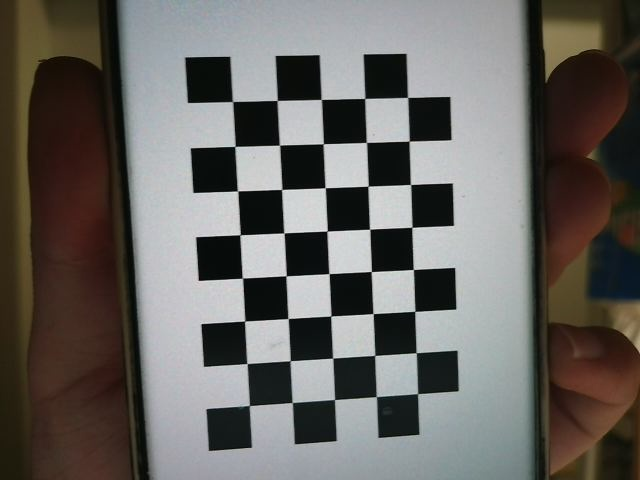
#> input picture 机器视觉/machine-vision/calib/img1.jpg, 640 x 480 px, given in place of the camera
$ python '提取RGB二值化结果.py'
#> lines starting #> are read from the running program, lines starting #| are printed output that depends on the picture; after the words box and inside, x2 and y2 are one past the last pixel; in counts of white or black regions, pixels touching at a corner belong together
import cv2
import numpy as np

cap = cv2.VideoCapture(0)

while True:
    ret, frame = cap.read()
#> frame is the input picture: shape (480, 640, 3); mean B, G, R 96.8, 100.7, 103.6
    if not ret:
        break

    # --- 拆分通道（BGR）并生成3通道的纯色通道图 ---
    b, g, r = cv2.split(frame)
    zeros = np.zeros_like(b)
    blue_img  = cv2.merge([b, zeros, zeros])     # 纯蓝
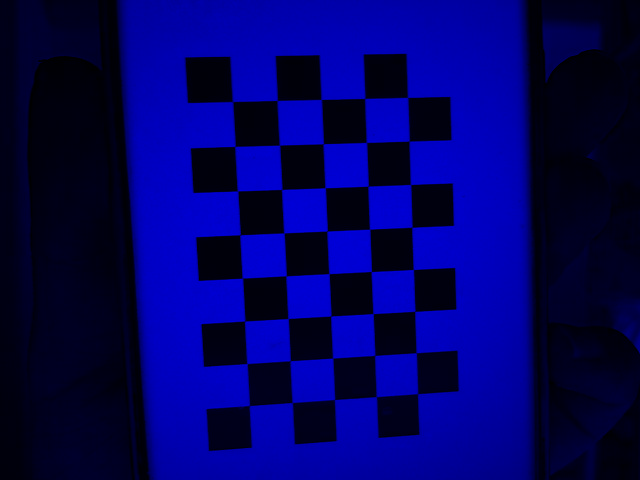
#> blue_img: shape (480, 640, 3); mean of channels 0, 1, 2 96.8, 0, 0; drawn as B, G, R
    green_img = cv2.merge([zeros, g, zeros])     # 纯绿
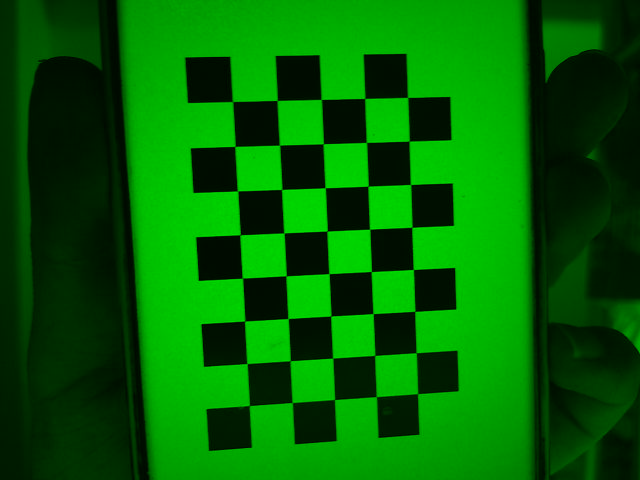
#> green_img: shape (480, 640, 3); mean of channels 0, 1, 2 0, 100.7, 0; drawn as B, G, R
    red_img   = cv2.merge([zeros, zeros, r])     # 纯红
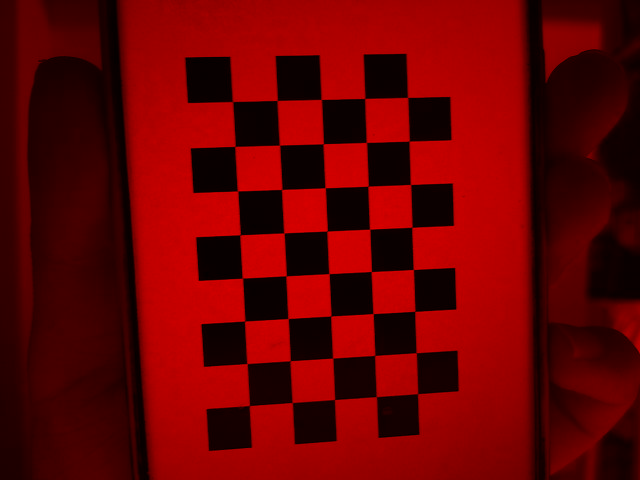
#> red_img: shape (480, 640, 3); mean of channels 0, 1, 2 0, 0, 103.6; drawn as B, G, R

    gray = cv2.cvtColor(frame, cv2.COLOR_BGR2GRAY)
    gray_blur = cv2.GaussianBlur(gray, (5, 5), 0)
    _, binary = cv2.threshold(gray_blur, 0, 255, cv2.THRESH_BINARY + cv2.THRESH_OTSU)
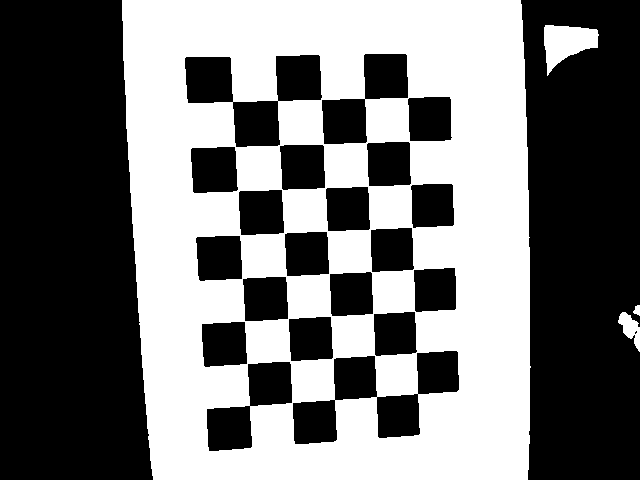
#> binary: shape (480, 640); 46.1% white; 4 white regions, box (x1, y1, x2, y2) and area: (122, 0, 531, 480) 139504, (544, 25, 599, 76) 1610, (618, 312, 640, 352) 429, (633, 305, 640, 316) 53

    # 二值图是单通道，拼接前转为3通道（否则和前面三张3通道图通道数不一致会报错）
    binary_bgr = cv2.cvtColor(binary, cv2.COLOR_GRAY2BGR)

    shang=cv2.hconcat([blue_img,green_img])
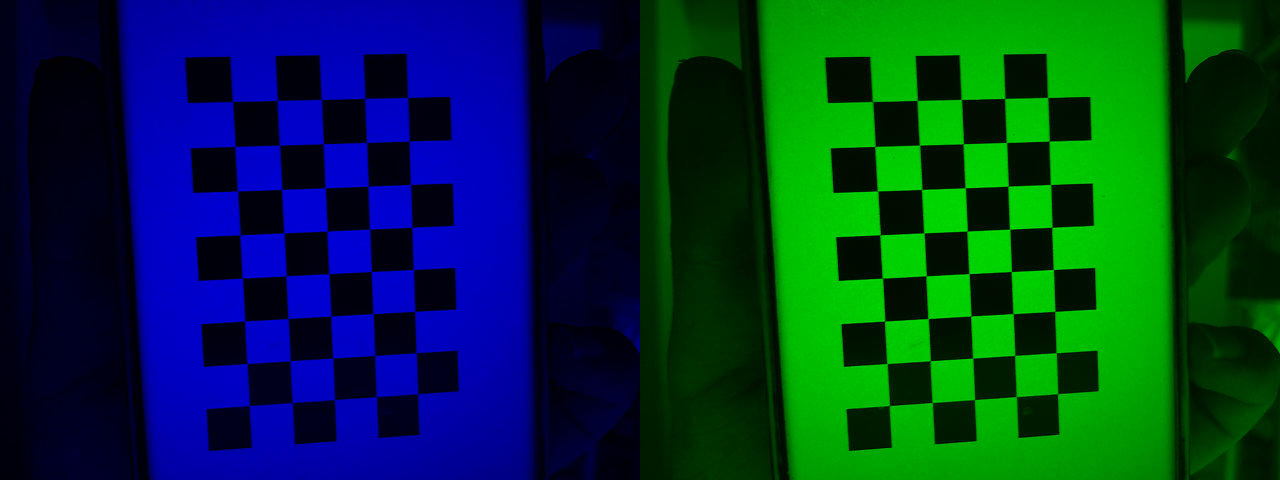
#> shang: shape (480, 1280, 3); mean of channels 0, 1, 2 48.4, 50.3, 0; drawn as B, G, R
    xia=cv2.hconcat([red_img,binary_bgr])
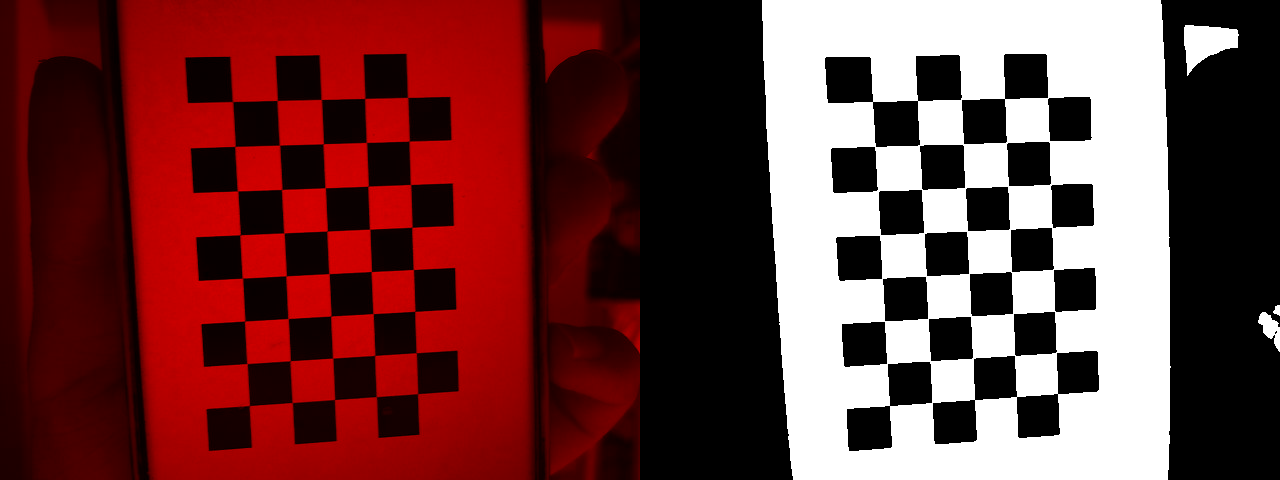
#> xia: shape (480, 1280, 3); mean of channels 0, 1, 2 58.8, 58.8, 110.5; drawn as B, G, R
    ct=cv2.vconcat([shang,xia])
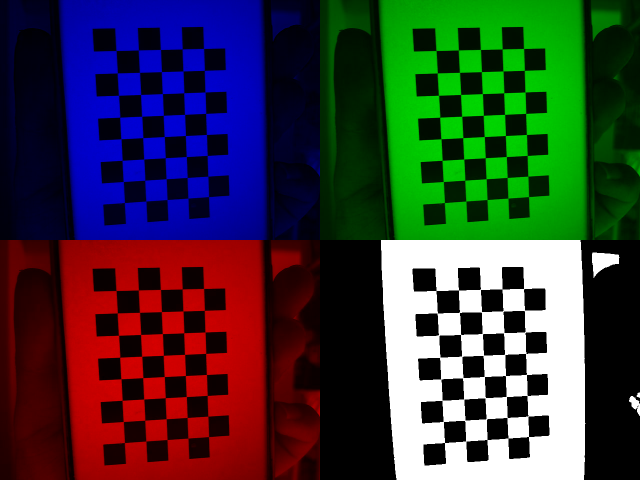
#> ct: shape (960, 1280, 3) (shown at 1/2 size); mean of channels 0, 1, 2 53.6, 54.6, 55.3; drawn as B, G, R

    cv2.imshow("B-G-R + Binary(Otsu)", ct)

    if cv2.waitKey(1) & 0xFF == ord('q'):
#> (key q is pressed here)
        break

cap.release()
cv2.destroyAllWindows()

$ run again, on 机器视觉/machine-vision/calib/img10.jpg
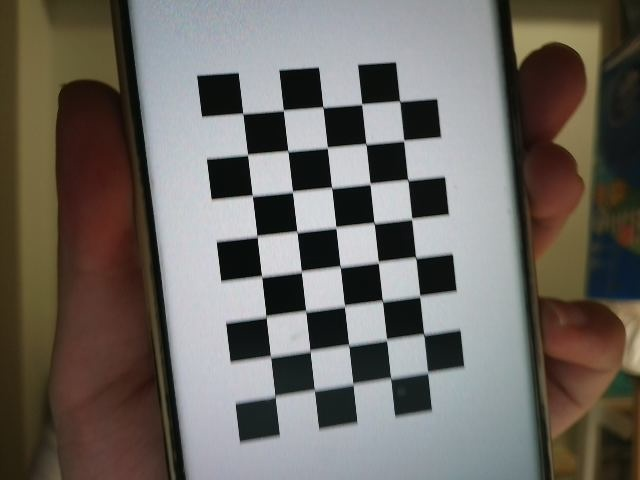
#> input picture 机器视觉/machine-vision/calib/img10.jpg, 640 x 480 px, given in place of the camera
#> frame is the input picture: shape (480, 640, 3); mean B, G, R 98.9, 104.7, 109.4
#> `_, binary = cv2.threshold(gray_blur, 0, 255, cv2.THRESH_BINARY + cv2.T..`:
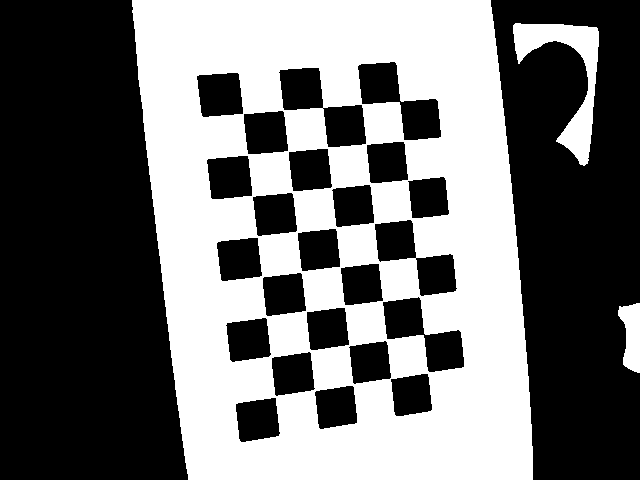
#> binary: shape (480, 640); 44.3% white; 3 white regions, box (x1, y1, x2, y2) and area: (132, 0, 533, 480) 130987, (513, 23, 599, 166) 3916, (618, 303, 640, 373) 1080
#> `ct=cv2.vconcat([shang,xia])`:
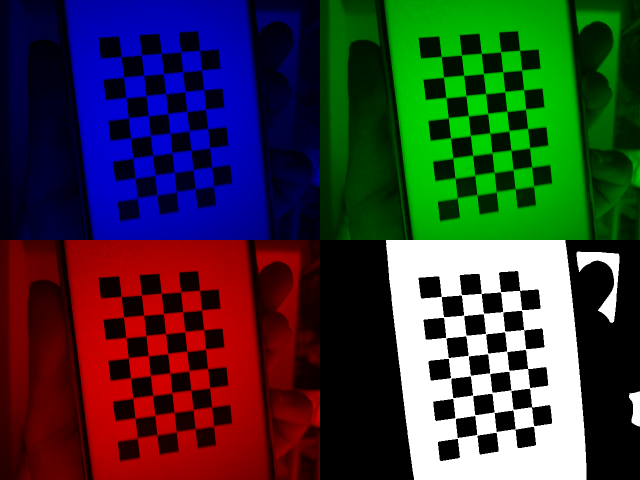
#> ct: shape (960, 1280, 3) (shown at 1/2 size); mean of channels 0, 1, 2 53, 54.4, 55.6; drawn as B, G, R

$ run again, on 机器视觉/machine-vision/calib/img11.jpg
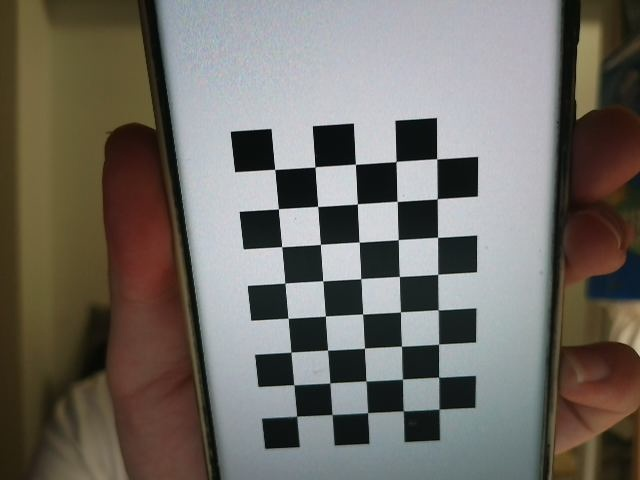
#> input picture 机器视觉/machine-vision/calib/img11.jpg, 640 x 480 px, given in place of the camera
#> frame is the input picture: shape (480, 640, 3); mean B, G, R 102.1, 108.8, 112.9
#> `_, binary = cv2.threshold(gray_blur, 0, 255, cv2.THRESH_BINARY + cv2.T..`:
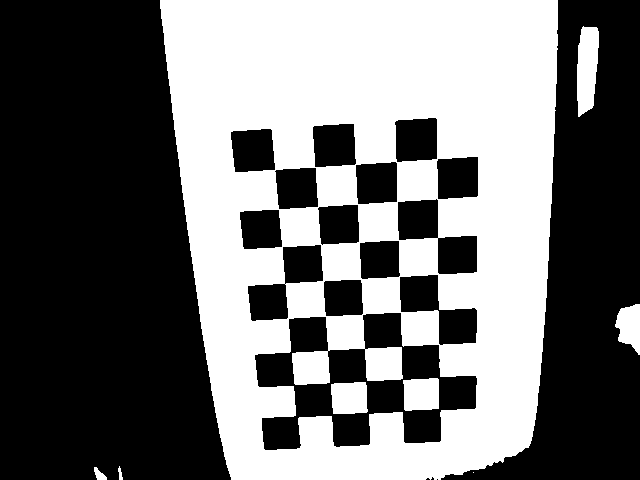
#> binary: shape (480, 640); 44.1% white; 8 white regions (1 under 20 px), largest, box (x1, y1, x2, y2) and area: (160, 0, 558, 480) 130804, (577, 26, 599, 117) 1577, (403, 378, 439, 411) 1091
#> `ct=cv2.vconcat([shang,xia])`:
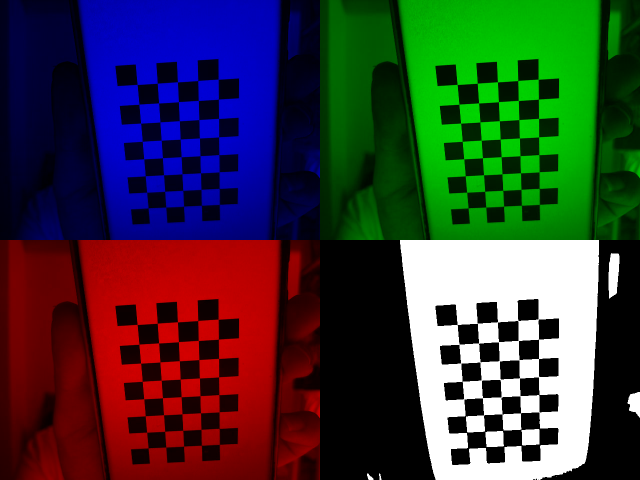
#> ct: shape (960, 1280, 3) (shown at 1/2 size); mean of channels 0, 1, 2 53.7, 55.3, 56.3; drawn as B, G, R

$ run again, on 机器视觉/machine-vision/calib/img12.jpg
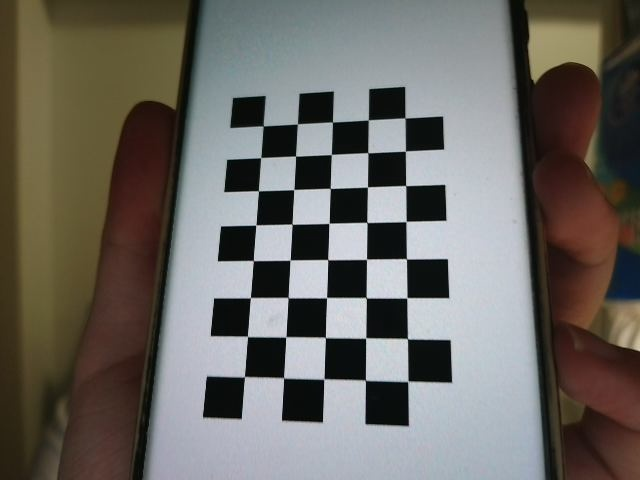
#> input picture 机器视觉/machine-vision/calib/img12.jpg, 640 x 480 px, given in place of the camera
#> frame is the input picture: shape (480, 640, 3); mean B, G, R 99, 104.4, 107.4
#> binary: shape (480, 640); 43.2% white; 5 white regions (1 under 20 px), largest, box (x1, y1, x2, y2) and area: (148, 0, 544, 480) 128478, (529, 23, 600, 81) 3020, (613, 303, 640, 351) 1033, (587, 152, 590, 163) 22
#> `ct=cv2.vconcat([shang,xia])`:
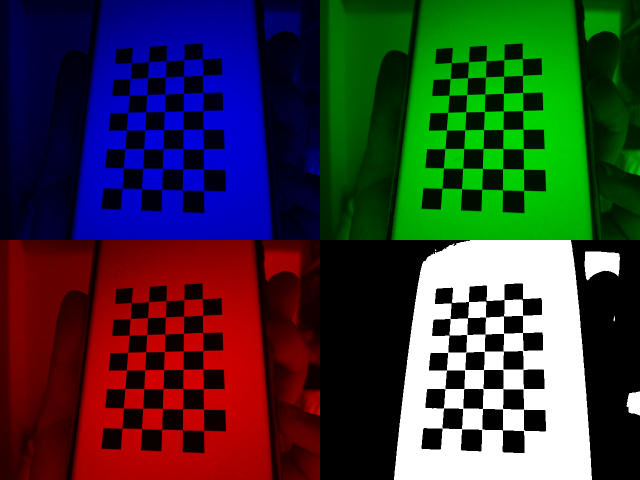
#> ct: shape (960, 1280, 3) (shown at 1/2 size); mean of channels 0, 1, 2 52.2, 53.6, 54.4; drawn as B, G, R
